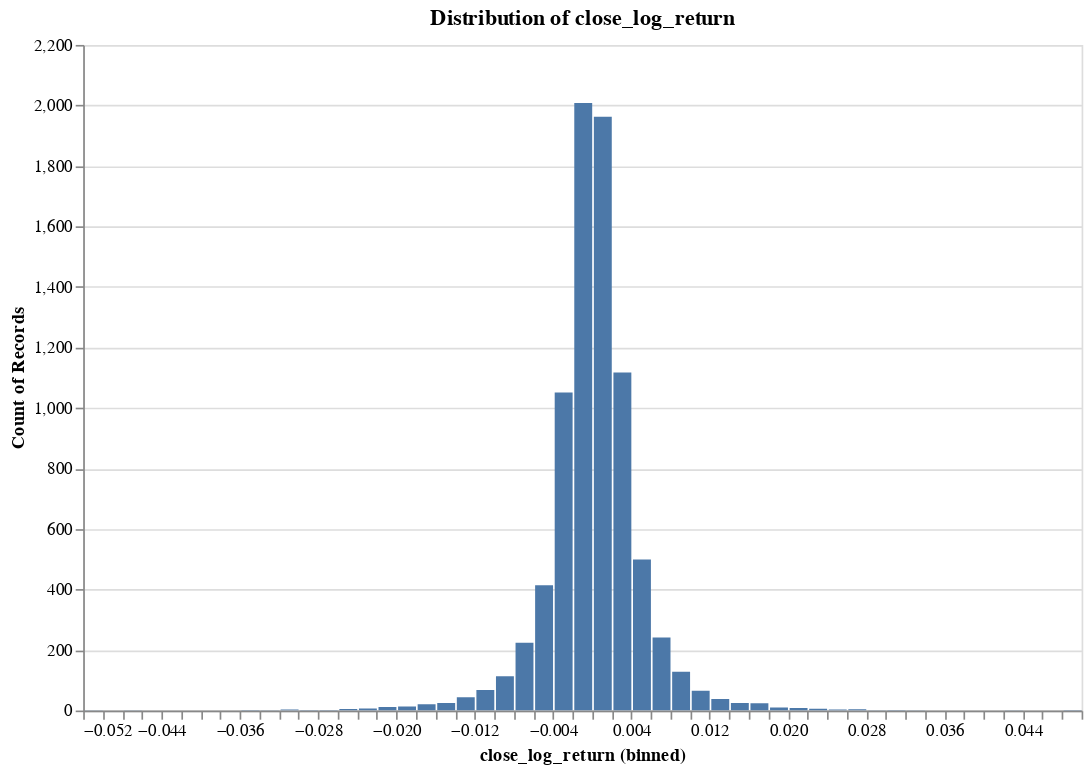

Source (notebook cell):
### Code cell
research.plot_distribution(ts, target, no_bins = 100)

### Figure 1 — Vega specification as saved in the notebook (floating-point values rounded to 4 significant figures)
{"$schema": "https://vega.github.io/schema/vega/v5.json", "data": [{"name": "param_4_store"}, {"name": "source_0", "values": [{"__count": 2008, "bin_maxbins_100_close_log_return": -0.002, "bin_maxbins_100_close_log_return_end": -1.735e-18}, {"__count": 1117, "bin_maxbins_100_close_log_return": 0.002, "bin_maxbins_100_close_log_return_end": 0.004}, {"__count": 1051, "bin_maxbins_100_close_log_return": -0.004, "bin_maxbins_100_close_log_return_end": -0.002}, {"__count": 1963, "bin_maxbins_100_close_log_return": 0.0, "bin_maxbins_100_close_log_return_end": 0.002}, {"__count": 499, "bin_maxbins_100_close_log_return": 0.004, "bin_maxbins_100_close_log_return_end": 0.006}, {"__count": 414, "bin_maxbins_100_close_log_return": -0.006, "bin_maxbins_100_close_log_return_end": -0.004}, {"__count": 128, "bin_maxbins_100_close_log_return": 0.008, "bin_maxbins_100_close_log_return_end": 0.01}, {"__count": 241, "bin_maxbins_100_close_log_return": 0.006, "bin_maxbins_100_close_log_return_end": 0.008}, {"__count": 113, "bin_maxbins_100_close_log_return": -0.01, "bin_maxbins_100_close_log_return_end": -0.008}, {"__count": 25, "bin_maxbins_100_close_log_return": 0.014, "bin_maxbins_100_close_log_return_end": 0.016}, {"__count": 224, "bin_maxbins_100_close_log_return": -0.008, "bin_maxbins_100_close_log_return_end": -0.006}, {"__count": 68, "bin_maxbins_100_close_log_return": -0.012, "bin_maxbins_100_close_log_return_end": -0.01}, {"__count": 38, "bin_maxbins_100_close_log_return": 0.012, "bin_maxbins_100_close_log_return_end": 0.014}, {"__count": 2, "bin_maxbins_100_close_log_return": -0.028, "bin_maxbins_100_close_log_return_end": -0.026}, {"__count": 44, "bin_maxbins_100_close_log_return": -0.014, "bin_maxbins_100_close_log_return_end": -0.012}, {"__count": 65, "bin_maxbins_100_close_log_return": 0.01, "bin_maxbins_100_close_log_return_end": 0.012}, {"__count": 24, "bin_maxbins_100_close_log_return": 0.016, "bin_maxbins_100_close_log_return_end": 0.018}, {"__count": 21, "bin_maxbins_100_close_log_return": -0.018, "bin_maxbins_100_close_log_return_end": -0.016}, {"__count": 3, "bin_maxbins_100_close_log_return": 0.024, "bin_maxbins_100_close_log_return_end": 0.026}, {"__count": 4, "bin_maxbins_100_close_log_return": 0.026, "bin_maxbins_100_close_log_return_end": 0.028}, {"__count": 10, "bin_maxbins_100_close_log_return": 0.018, "bin_maxbins_100_close_log_return_end": 0.02}, {"__count": 13, "bin_maxbins_100_close_log_return": -0.02, "bin_maxbins_100_close_log_return_end": -0.018}, {"__count": 8, "bin_maxbins_100_close_log_return": 0.02, "bin_maxbins_100_close_log_return_end": 0.022}, {"__count": 2, "bin_maxbins_100_close_log_return": -0.03, "bin_maxbins_100_close_log_return_end": -0.028}, {"__count": 7, "bin_maxbins_100_close_log_return": -0.024, "bin_maxbins_100_close_log_return_end": -0.022}, {"__count": 12, "bin_maxbins_100_close_log_return": -0.022, "bin_maxbins_100_close_log_return_end": -0.02}, {"__count": 6, "bin_maxbins_100_close_log_return": 0.022, "bin_maxbins_100_close_log_return_end": 0.024}, {"__count": 25, "bin_maxbins_100_close_log_return": -0.016, "bin_maxbins_100_close_log_return_end": -0.014}, {"__count": 1, "bin_maxbins_100_close_log_return": 0.032, "bin_maxbins_100_close_log_return_end": 0.034}, {"__count": 5, "bin_maxbins_100_close_log_return": -0.026, "bin_maxbins_100_close_log_return_end": -0.024}, {"__count": 2, "bin_maxbins_100_close_log_return": 0.048, "bin_maxbins_100_close_log_return_end": 0.05}, {"__count": 2, "bin_maxbins_100_close_log_return": -0.036, "bin_maxbins_100_close_log_return_end": -0.034}, {"__count": 1, "bin_maxbins_100_close_log_return": -0.034, "bin_maxbins_100_close_log_return_end": -0.032}, {"__count": 3, "bin_maxbins_100_close_log_return": -0.032, "bin_maxbins_100_close_log_return_end": -0.03}, {"__count": 1, "bin_maxbins_100_close_log_return": 0.042, "bin_maxbins_100_close_log_return_end": 0.044}, {"__count": 2, "bin_maxbins_100_close_log_return": 0.03, "bin_maxbins_100_close_log_return_end": 0.032}, {"__count": 1, "bin_maxbins_100_close_log_return": -0.048, "bin_maxbins_100_close_log_return_end": -0.046}, {"__count": 1, "bin_maxbins_100_close_log_return": -0.052, "bin_maxbins_100_close_log_return_end": -0.05}, {"__count": 1, "bin_maxbins_100_close_log_return": 0.028, "bin_maxbins_100_close_log_return_end": 0.03}]}, {"name": "source_0_y_domain___count", "values": [{"min": 1, "max": 2008}]}], "signals": [{"name": "bin_maxbins_100_close_log_return_bins", "value": {"fields": ["close_log_return"], "fname": "bin_close_log_return", "start": -0.052, "step": 0.002, "stop": 0.05}}, {"name": "unit", "value": {}, "on": [{"events": "pointermove", "update": "isTuple(group()) ? group() : unit"}]}, {"name": "param_4", "update": "vlSelectionResolve(\"param_4_store\", \"union\")"}, {"name": "param_4_close_log_return", "on": [{"events": [{"source": "view", "type": "dblclick"}], "update": "null"}, {"events": {"signal": "param_4_translate_delta"}, "update": "panLinear(param_4_translate_anchor.extent_x, -param_4_translate_delta.x / width)"}, {"events": {"signal": "param_4_zoom_delta"}, "update": "zoomLinear(domain(\"x\"), param_4_zoom_anchor.x, param_4_zoom_delta)"}]}, {"name": "param_4_tuple", "on": [{"events": [{"signal": "param_4_close_log_return"}], "update": "param_4_close_log_return ? {unit: \"\", fields: param_4_tuple_fields, values: [param_4_close_log_return]} : null"}]}, {"name": "param_4_tuple_fields", "value": [{"field": "close_log_return", "channel": "x", "type": "R"}]}, {"name": "param_4_translate_anchor", "value": {}, "on": [{"events": [{"source": "scope", "type": "pointerdown"}], "update": "{x: x(unit), y: y(unit), extent_x: domain(\"x\")}"}]}, {"name": "param_4_translate_delta", "value": {}, "on": [{"events": [{"source": "window", "between": [{"source": "scope", "type": "pointerdown"}, {"source": "window", "type": "pointerup"}], "consume": true, "type": "pointermove"}], "update": "{x: param_4_translate_anchor.x - x(unit), y: param_4_translate_anchor.y - y(unit)}"}]}, {"name": "param_4_zoom_anchor", "on": [{"events": [{"source": "scope", "type": "wheel", "consume": true}], "update": "{x: invert(\"x\", x(unit)), y: invert(\"y\", y(unit))}"}]}, {"name": "param_4_zoom_delta", "on": [{"events": [{"source": "scope", "type": "wheel", "consume": true}], "update": "pow(1.001, event.deltaY * pow(16, event.deltaMode))", "force": true}]}, {"name": "param_4_modify", "on": [{"events": {"signal": "param_4_tuple"}, "update": "modify(\"param_4_store\", param_4_tuple, true)"}]}], "marks": [{"type": "rect", "name": "marks", "from": {"data": "source_0"}, "encode": {"update": {"fill": {"value": "#4c78a8"}, "x2": {"field": "bin_maxbins_100_close_log_return", "scale": "x", "offset": {"signal": "0.5 + (abs(scale(\"x\", datum[\"bin_maxbins_100_close_log_return_end\"]) - scale(\"x\", datum[\"bin_maxbins_100_close_log_return\"])) < 0.25 ? -0.5 * (0.25 - (abs(scale(\"x\", datum[\"bin_maxbins_100_close_log_return_end\"]) - scale(\"x\", datum[\"bin_maxbins_100_close_log_return\"])))) : 0.5)"}}, "x": {"field": "bin_maxbins_100_close_log_return_end", "scale": "x", "offset": {"signal": "0.5 + (abs(scale(\"x\", datum[\"bin_maxbins_100_close_log_return_end\"]) - scale(\"x\", datum[\"bin_maxbins_100_close_log_return\"])) < 0.25 ? 0.5 * (0.25 - (abs(scale(\"x\", datum[\"bin_maxbins_100_close_log_return_end\"]) - scale(\"x\", datum[\"bin_maxbins_100_close_log_return\"])))) : -0.5)"}}, "y": {"field": "__count", "scale": "y"}, "y2": {"value": 0, "scale": "y"}}}, "style": ["bar"], "clip": true, "interactive": true}], "scales": [{"name": "x", "type": "linear", "domain": {"signal": "[bin_maxbins_100_close_log_return_bins.start, bin_maxbins_100_close_log_return_bins.stop]"}, "range": [0, {"signal": "width"}], "bins": {"signal": "bin_maxbins_100_close_log_return_bins"}, "zero": false, "domainRaw": {"signal": "param_4[\"close_log_return\"]"}}, {"name": "y", "type": "linear", "domain": [{"signal": "(data(\"source_0_y_domain___count\")[0] || {}).min"}, {"signal": "(data(\"source_0_y_domain___count\")[0] || {}).max"}], "range": [{"signal": "height"}, 0], "zero": true, "nice": true}], "axes": [{"scale": "y", "tickCount": {"signal": "ceil(height/40)"}, "domain": false, "ticks": false, "gridScale": "x", "orient": "left", "grid": true, "labels": false, "maxExtent": 0, "minExtent": 0, "zindex": 0, "aria": false}, {"scale": "x", "labelFlush": true, "labelOverlap": true, "zindex": 0, "tickCount": {"signal": "ceil(width/10)"}, "title": "close_log_return (binned)", "grid": false, "orient": "bottom"}, {"scale": "y", "grid": false, "tickCount": {"signal": "ceil(height/40)"}, "labelOverlap": true, "title": "Count of Records", "zindex": 0, "orient": "left"}], "title": {"text": "Distribution of close_log_return", "frame": "group"}, "width": 600, "background": "white", "padding": 5, "height": 400, "style": "cell"}
